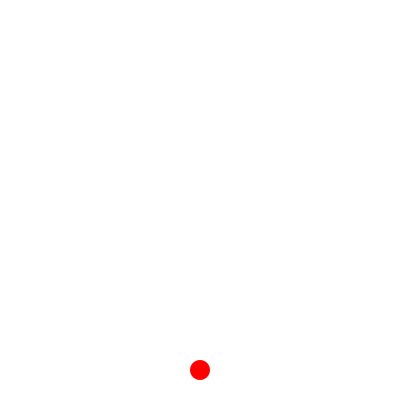
Frame 1 (no input)
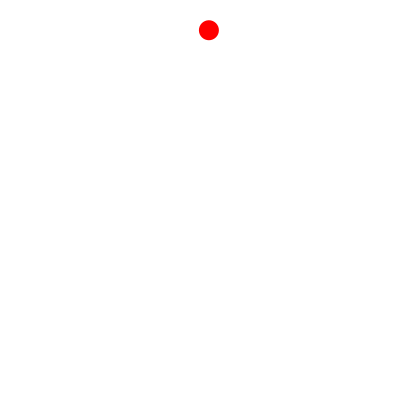
Frame 60 (the mouse pressed at the canvas centre just before this capture)
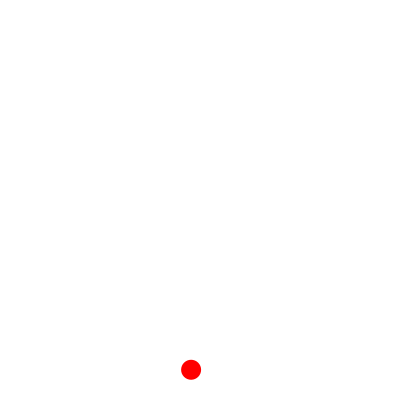
Frame 120 (the mouse held since frame 60 and released just before this capture)

The Processing sketch that drew these frames (run headless with seeded random() and noise(); from frame 60 on, the mouse is pressed at the canvas centre):

// Processing sketch: sketch_02_p5_anatomy
// ── sketch_02_p5_anatomy.pde
/* The basics anatomy of our Processing App 
 * -- initialization and the draw "loop"
 * -- what are functions and why we use them
 * -- "scope" of variables 
 */

// initialize our variables
int frameCounter = 0;
float stepsPerRotation = 120;

// entrance to our application
void setup() {
  size(400, 400);
  frameRate(30);
  smooth(4);
  colorMode(RGB);
  noStroke();
}

// this function get's called 30 times per second
void draw() {
  background(255);
  
  float accum = frameCounter / stepsPerRotation;
  float angle = accum * TWO_PI;
  
  float x = sin(angle);
  float y = cos(angle);
  
  float positionX = map(x, -1, 1, 30, width-30);
  float positionY = map(y, -1, 1, 30, height-30);
  
  fill(255, 0, 0);
  ellipse(positionX, positionY, 20, 20);
  
  frameCounter = frameCounter + 1;
}
